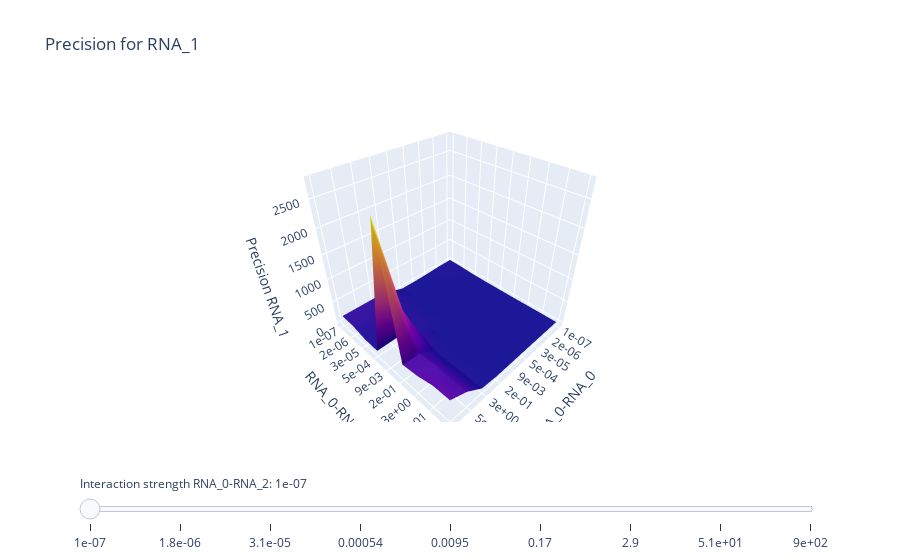

Notebook code cell kept with this figure:
### Markdown cell above
## Slider show

### Code cell
fig.show()
